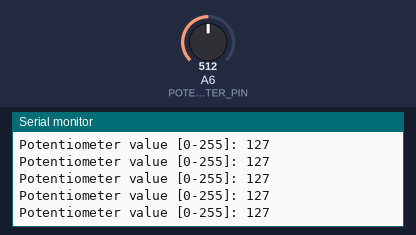
A sketch run on a simulated Arduino Nano, built with avr-gcc and run on an emulated ATmega328P. Shown: the last lines printed to the serial monitor. The test bench sets the inputs (shaded band); at power-on: A6 (POTENTIOMETER_PIN) = 512.

Above: at 1.2 s.
1.3 s: A6 (POTENTIOMETER_PIN) set to 410
At 1.9 s:
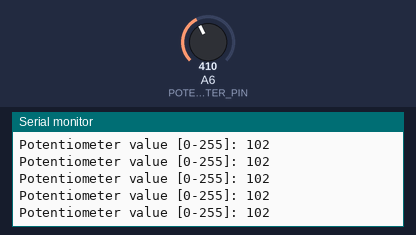
4.3 s: A6 (POTENTIOMETER_PIN) set to 392
At 5.4 s:
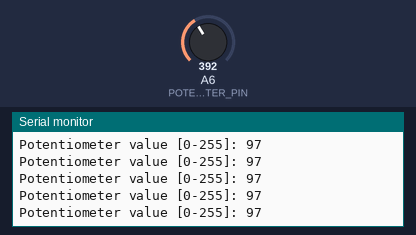
Timing chart, 0 to 7.1 s (numbered marks = the images above; inputs shaded):
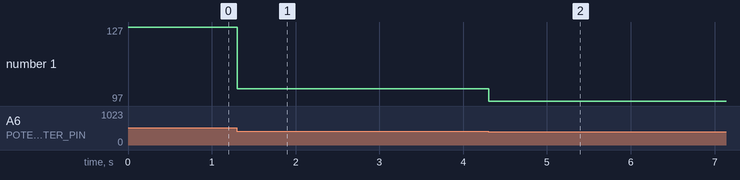

The sketch:

potentiometer.ino
```cpp
// (licence header left out)
#define POTENTIOMETER_PIN A6

struct potentiometer {
  byte level = 0;
};

potentiometer potentiometer;

void setup()
{
  pinMode(POTENTIOMETER_PIN, INPUT);

  Serial.begin(115200);
}

void loop()
{
  potentiometer.level = readPotentiometerLevelMapped(POTENTIOMETER_PIN);

  Serial.print("Potentiometer value [0-255]: ");
  Serial.println(potentiometer.level);
}

byte readPotentiometerLevelMapped(int pin)
{
  return map(analogRead(pin), 0, 1023, 0, 255);
}
```

Measured:
- after the input at 1.3 s, the serial monitor: prints a new line at once (image 1)
- after the input at 4.3 s, the serial monitor: prints a new line at once (image 2)
- plotted number 1: 127 → 102 after the input at 1.3 s, 102 → 97 after the input at 4.3 s
